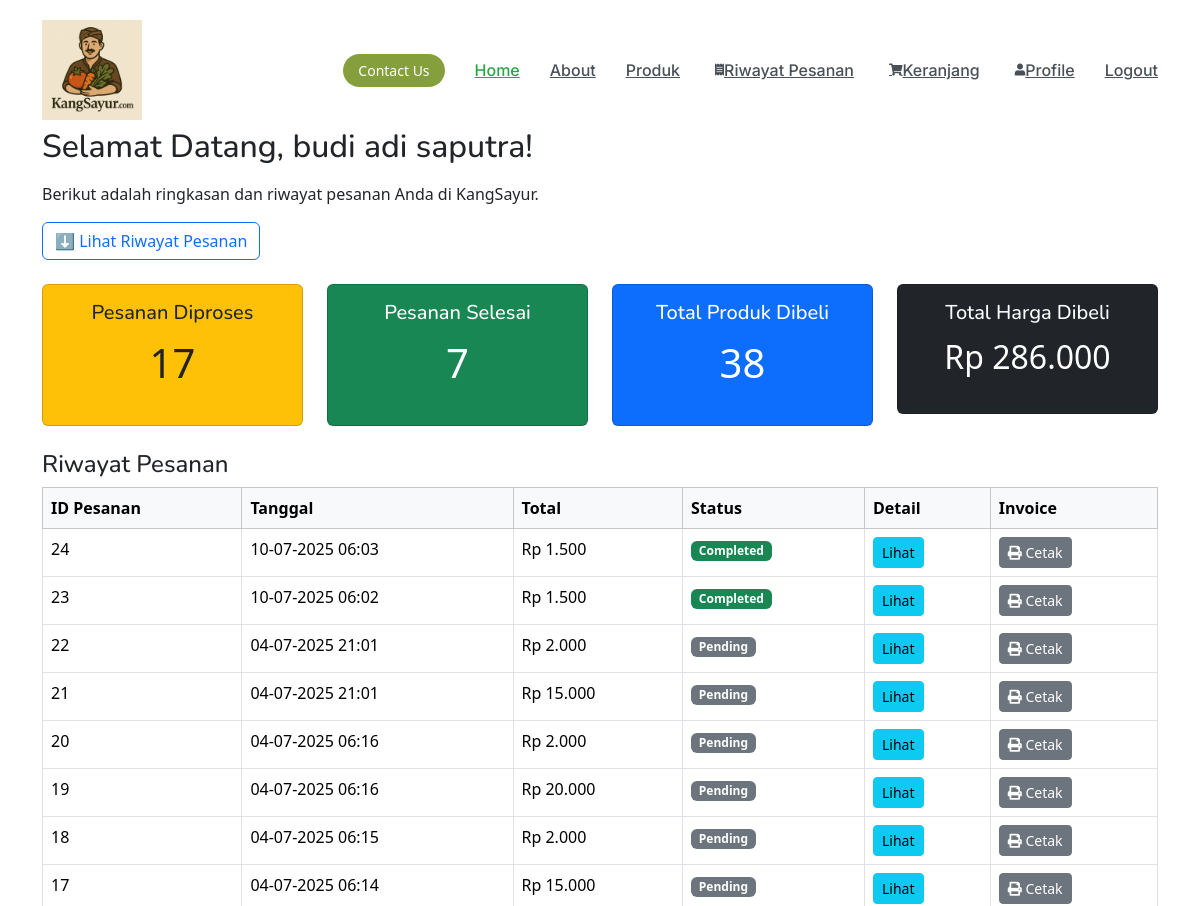
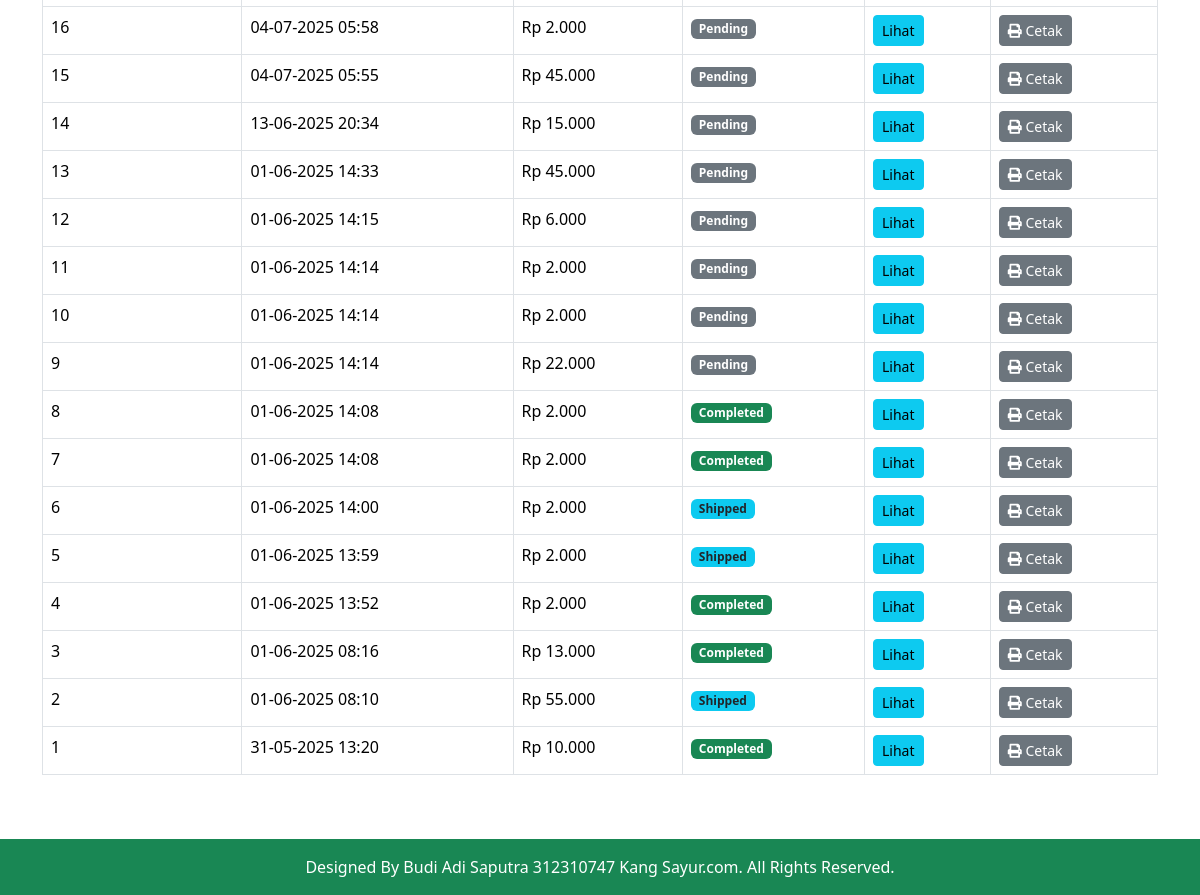
Screenshot of /sayuran/pembeli/dashboard_pembeli.php (signed in) with the database file from the repository (2 pictures, top to bottom).
### tables this page shows
CREATE TABLE `orders` (
  `id` int(11) NOT NULL,
  `user_id` int(11) NOT NULL,
  `total_amount` decimal(10,2) NOT NULL,
  `status` enum('pending','processing','shipped','completed','cancelled') DEFAULT 'pending',
  `order_date` datetime DEFAULT current_timestamp(),
  `shipping_address_id` int(11) DEFAULT NULL,
  `billing_address_id` int(11) DEFAULT NULL,
  `notes` text DEFAULT NULL,
  `payment_method` varchar(100) NOT NULL DEFAULT '''COD''' COMMENT 'Metode pembayaran pesanan'
);

### sayuran/pembeli/dashboard_pembeli.php (the view, shortened to what this page needs)
<?php
include_once __DIR__ . '/../include/header.php';
$user_id = $_SESSION['user_id'];
$nama_pembeli = $_SESSION['nama'];
$orders = [];
$jumlah_diproses = 0;
$jumlah_selesai = 0;
$total_item_dibeli = 0;
$total_pembelian = 0;
try {
    $pdo = get_pdo_connection();
    $stmt = $pdo->prepare("SELECT * FROM orders WHERE user_id = ? ORDER BY order_date DESC");
    $stmt->execute([$user_id]);
    $orders = $stmt->fetchAll(PDO::FETCH_ASSOC);
    foreach ($orders as $order) {
        if (in_array($order['status'], ['pending', 'processing', 'shipped'])) {
            $jumlah_diproses++;
        } elseif (in_array($order['status'], ['completed', 'complete'])) {
            $jumlah_selesai++;
        }
        $total_pembelian += (float)$order['total_amount'];
    }
    $stmt_items = $pdo->prepare("
        SELECT SUM(oi.quantity)
        FROM order_items oi
        JOIN orders o ON oi.order_id = o.id
        WHERE o.user_id = ?
    ");
    $stmt_items->execute([$user_id]);
    $total_item_dibeli = (int)$stmt_items->fetchColumn();
} catch (PDOException $e) {
    $error_message = "Kesalahan database: " . $e->getMessage();
}
?>
<div class="container mt-5">
    <h2 class="mb-3">Selamat Datang, <?php echo htmlspecialchars($nama_pembeli); ?>!</h2>
    <p>Berikut adalah ringkasan dan riwayat pesanan Anda di KangSayur.</p>
    <a href="#riwayat-pesanan" class="btn btn-outline-primary mb-4">⬇ Lihat Riwayat Pesanan</a>
    <div class="row mb-4">
        <div class="col-md-3">
            <div class="card bg-warning text-dark text-center">
                <div class="card-body">
                    <h5 class="card-title">Pesanan Diproses</h5>
                    <p class="fs-1"><?php echo $jumlah_diproses; ?></p>
                </div>
            </div>
        </div>
        <div class="col-md-3">
            <div class="card bg-success text-white text-center">
                <div class="card-body">
                    <h5 class="card-title">Pesanan Selesai</h5>
                    <p class="fs-1"><?php echo $jumlah_selesai; ?></p>
                </div>
            </div>
        </div>
        <div class="col-md-3">
            <div class="card bg-primary text-white text-center">
                <div class="card-body">
                    <h5 class="card-title">Total Produk Dibeli</h5>
                    <p class="fs-1"><?php echo $total_item_dibeli; ?></p>
                </div>
            </div>
        </div>
        <div class="col-md-3">
            <div class="card bg-dark text-white text-center">
                <div class="card-body">
                    <h5 class="card-title">Total Harga Dibeli</h5>
                    <p class="fs-2">Rp <?php echo number_format($total_pembelian, 0, ',', '.'); ?></p>
                </div>
            </div>
        </div>
    </div>
    <h4 id="riwayat-pesanan">Riwayat Pesanan</h4>
    <?php if (empty($orders)): ?>
        <div class="alert alert-info text-center">Belum ada pesanan.</div>
    <?php else: ?>
        <div class="table-responsive">
            <table class="table table-bordered table-hover">
                <thead class="table-light">
                    <tr>
                        <th>ID Pesanan</th>
                        <th>Tanggal</th>
                        <th>Total</th>
                        <th>Status</th>
                        <th>Detail</th>
                        <th>Invoice</th>
                    </tr>
                </thead>
                <tbody>
                    <?php foreach ($orders as $o): ?>
                        <tr>
                            <td><?php echo htmlspecialchars($o['id']); ?></td>
                            <td><?php echo date('d-m-Y H:i', strtotime($o['order_date'])); ?></td>
                            <td>Rp <?php echo number_format($o['total_amount'], 0, ',', '.'); ?></td>
                            <td>
                                <span class="badge
                                    <?php
                                        if ($o['status'] === 'pending') echo 'bg-secondary';
                                        elseif ($o['status'] === 'processing') echo 'bg-warning text-dark';
                                        elseif ($o['status'] === 'shipped') echo 'bg-info text-dark';
                                        elseif (in_array($o['status'], ['completed', 'complete'])) echo 'bg-success';
                                        else echo 'bg-dark';
                                    ?>">
                                    <?php echo ucfirst($o['status']); ?>
                                </span>
                            </td>
                            <td>
                                <a href="detail_pesanan.php?id=<?php echo $o['id']; ?>" class="btn btn-sm btn-info">Lihat</a>
                            </td>
                            <td>
                                <a href="invoice.php?id=<?php echo $o['id']; ?>" class="btn btn-sm btn-secondary" target="_blank">
                                    <i class="fas fa-print"></i> Cetak
                                </a>
                            </td>
                        </tr>
                    <?php endforeach; ?>
                </tbody>
            </table>
        </div>
    <?php endif; ?>
</div>
<?php include_once __DIR__ . '/../include/footer.php'; ?>

### sayuran/assets/css/main.css (style rules this page uses)
:root { --default-font: "Roboto", system-ui, -apple-system, "Segoe UI", Roboto, "Helvetica Neue", Arial, "Noto Sans", "Liberation Sans", sans-serif, "Apple Color Emoji", "Segoe UI Emoji", "Segoe UI Symbol", "Noto Color Emoji"; --heading-font: "Nunito", sans-serif; --nav-font: "Inter", sans-serif; }
:root { --background-color: #ffffff; --default-color: #31511E; --heading-color: #88C273; --accent-color: #859F3D; --surface-color: #ffffff; --contrast-color: #ffffff; }
:root { --nav-color: #313336; --nav-hover-color: #859F3D; --nav-mobile-background-color: #ffffff; --nav-dropdown-background-color: #ffffff; --nav-dropdown-color: #313336; --nav-dropdown-hover-color: #859F3D; }
:root { scroll-behavior: smooth; }
body { color: var(--default-color); background-color: transparent; font-family: var(--default-font); padding-top: 80px; }
a { color: var(--accent-color); text-decoration: none; transition: 0.3s; }
h1, h2, h3, h4, h5, h6 { color: var(--heading-color); font-family: var(--heading-font); }

### rows the page displays
orders: id "24", order_date "10-07-2025 06:03", total_amount "1.500", status "Completed"
orders: id "23", order_date "10-07-2025 06:02", total_amount "1.500", status "Completed"
orders: id "22", order_date "04-07-2025 21:01", total_amount "2.000", status "Pending"
orders: id "21", order_date "04-07-2025 21:01", total_amount "15.000", status "Pending"
orders: id "20", order_date "04-07-2025 06:16", total_amount "2.000", status "Pending"
orders: id "19", order_date "04-07-2025 06:16", total_amount "20.000", status "Pending"
orders: id "18", order_date "04-07-2025 06:15", total_amount "2.000", status "Pending"
orders: id "17", order_date "04-07-2025 06:14", total_amount "15.000", status "Pending"
orders: id "16", order_date "04-07-2025 05:58", total_amount "2.000", status "Pending"
orders: id "15", order_date "04-07-2025 05:55", total_amount "45.000", status "Pending"
orders: id "14", order_date "13-06-2025 20:34", total_amount "15.000", status "Pending"
orders: id "13", order_date "01-06-2025 14:33", total_amount "45.000", status "Pending"
orders: id "12", order_date "01-06-2025 14:15", total_amount "6.000", status "Pending"
orders: id "11", order_date "01-06-2025 14:14", total_amount "2.000", status "Pending"
orders: id "10", order_date "01-06-2025 14:14", total_amount "2.000", status "Pending"
orders: id "9", order_date "01-06-2025 14:14", total_amount "22.000", status "Pending"
orders: id "8", order_date "01-06-2025 14:08", total_amount "2.000", status "Completed"
orders: id "7", order_date "01-06-2025 14:08", total_amount "2.000", status "Completed"
orders: id "6", order_date "01-06-2025 14:00", total_amount "2.000", status "Shipped"
orders: id "5", order_date "01-06-2025 13:59", total_amount "2.000", status "Shipped"
orders: id "4", order_date "01-06-2025 13:52", total_amount "2.000", status "Completed"
orders: id "3", order_date "01-06-2025 08:16", total_amount "13.000", status "Completed"
orders: id "2", order_date "01-06-2025 08:10", total_amount "55.000", status "Shipped"
orders: id "1", order_date "31-05-2025 13:20", total_amount "10.000", status "Completed"

### other values shown
$nama_pembeli "budi adi saputra"
$jumlah_diproses "17"
$jumlah_selesai "7"
$total_item_dibeli "38"
$total_pembelian "286.000"
